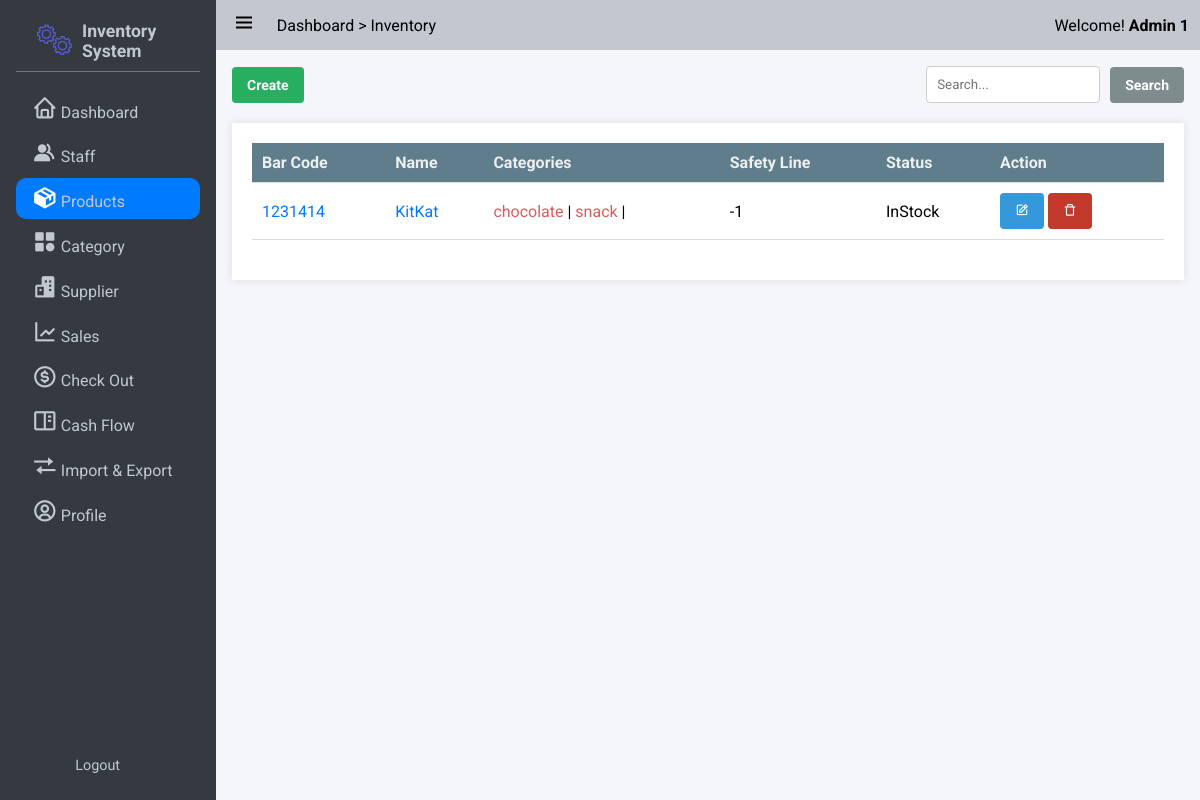
/products/ (signed in), run on the app's committed database.
### app/models/user.py (models this page shows, shortened)
class User(UserMixin,db.Model):
    __tablename__ = 'users'
    id = db.Column(db.Integer, primary_key=True)
    StaffID = db.Column(db.String,unique = True)
    First_Name = db.Column(db.String(100, collation='NOCASE'), nullable=False, server_default='')
    Last_Name = db.Column(db.String(100, collation='NOCASE'), nullable=False, server_default='')
    Email = db.Column(db.String(50), unique=True, nullable=False)
    Password = db.Column(db.String(80), nullable=False)
    pins = db.Column(db.Integer)
    roles = db.relationship('Role', secondary='user_roles')
    active = db.Column('is_active', db.Boolean(), nullable=False, server_default='1')
    Email_Confirmed_At = db.Column(db.DateTime())
    Last_Login = db.Column(db.DateTime())

class Role(db.Model):
    __tablename__ = 'roles'
    id = db.Column(db.Integer(), primary_key=True)
    name = db.Column(db.String(50), unique=True)

### app/models/product.py (models this page shows, shortened)
class Product(db.Model):
    id = db.Column(db.Integer, nullable=False, primary_key=True)
    BarCode = db.Column(db.BigInteger,nullable=False)
    Name = db.Column(db.String, nullable=False)
    Safety_quantity = db.Column(db.Integer,nullable=False)
    Status = db.Column(db.String, nullable=False) # "NotAvailable","OutOfStock","InStock"
    Inventories = db.relationship('Inventory',backref='product',lazy=True)  # Improved loading
    Categories = db.relationship('Category',secondary=product_category, backref=db.backref('products', lazy=True), lazy='subquery')

### app/models/category.py (models this page shows, shortened)
class Category(db.Model):
    id = db.Column(db.Integer, nullable=False, primary_key=True)
    Name = db.Column(db.String, nullable=False)

### app/product/product_routers.py (the view)
@bp.route('/',methods=["GET"])
@login_required
def index():
    page = request.args.get('page', 1, type=int)
    per_page = request.args.get('per_page', 10, type=int)
    query = request.args.get('query','')
    form = CreateProductForm()
    categories = Category.query.all()
    if query:
        products = Product.query.filter(
            db.or_(Product.BarCode.ilike(f'%{query}%'), Product.Name.ilike(f'%{query}%'))
        ).paginate(per_page=per_page, page=page, error_out=True)
    else:
        products = Product.query.paginate(per_page=per_page, page=page, error_out=True)
    categories = Category.query.all()
    return render_template('product/product.html', products=products,categories=categories,form=form)

### app/product/product_routers.py
class CreateProductForm(FlaskForm):
    name = StringField('Name', validators=[InputRequired()])
    barcode = IntegerField('BarCode', validators=[InputRequired()])
    safety_quantity_custom = BooleanField('Custom Set Line')
    safety_quantity = IntegerField('Safety Quantity', validators=[Optional()])
    status = SelectField('Status', choices=[('NotAvailable', 'Not Available'), ('OutOfStock', 'Out of Stock'), ('InStock', 'In Stock')], default='NotAvailable')
    categories = SelectMultipleField('Categories', choices=[], coerce=int)
    def __init__(self, *args, **kwargs):
        super(CreateProductForm, self).__init__(*args, **kwargs)
        self.categories.choices = [(category.id, category.Name) for category in Category.query.all()]

### app/auth.py (called while the page is built)
@login_manager.user_loader
def load_user(user_id):
    return User.query.get(int(user_id))

### app/templates/product/product.html (shortened to what this page needs)
{% extends 'base.html' %}
{% block css_style %}
<link rel="stylesheet" href="{{url_for('static',filename='css/flex.css')}}">
<link rel="stylesheet" href="{{url_for('static',filename='css/grid.css')}}">
<link rel="stylesheet" href="{{url_for('static',filename='css/table.css')}}">
<link rel="stylesheet" href="{{url_for('static',filename='css/form.css')}}">
<link rel="stylesheet" href="{{url_for('static',filename='css/modal.css')}}">
{% endblock %}
{% block nav_inventory %}active{% endblock %}
{% block content %}
<div class="flex flex-between-center">
    <div class="">
        {% for role in current_user.roles if role.name == 'admin' %}
        <button class="button success" onclick="openModal()">Create</button>
        {% endfor %}
    </div>
    <div class="">
        <form action="{{url_for("product.search_product")}}" method="get" class="flex flex-start-center">
            <input type="text" id="" name="query" placeholder="Search..." style="margin: 0 10px 0 0;">
            <button class="button gray" type="submit">Search</button>
        </form>
    </div>
</div>
<div class="table-container ">
    <table class="">
        <thead>
            <tr>
                <th>Bar Code</th>
                <th>Name</th>
                <th>Categories</th>
                <th>Safety Line </th>
                <th>Status </th>
                <th>Action</th>
            </tr>
        </thead>
        <tbody>
            {% for product in products %}
            <tr>
                <form method="POST" action="{{url_for('product.quick_edit',barcode = product.BarCode)}}"
                    style="display: inline-block;">
                    <td>
                        <span><a href="{{url_for('product.get_product',barcode = product.BarCode)}}">{{ product.BarCode
                                }}</a></span>
                    </td>
                    <td>
                        <span><a href="{{url_for('product.get_product',barcode = product.BarCode)}}">{{ product.Name
                                }}</a></span>
                    </td>
                    <td>
                        {{display_categories(product)}}
                    </td>
                    <td>
                        <span>{{ product.Safety_quantity }}</span>
                    </td>
                    <td>
                        <span>{{ product.Status }}</span>
                    </td>
                    <td>
                        <button type="button" class="button info" id="edit" href="javascript:;"><i
                                class='bx bx-edit'></i></button>
                </form>
                {% for role in current_user.roles if role.name == 'admin' %}
                <form method="GET" action="{{ url_for('product.delete_product', id=product.id) }}"
                    style="display: inline-block;">
                    <button id="delete" class="button error" type="submit"
                        onclick="return confirm('Are you sure you want to delete this item? Product will be deleted along with the inventories! ')"><i
                            class='bx bx-trash-alt'></i></button>
                </form>
                {% endfor %}
            </tr>
            {% endfor %}
        </tbody>
    </table>
</div>
{% endblock %}
{% macro display_categories(product) %}
<span>
    {% for category in product.Categories %}
    <a href="{{url_for('product.products_by_category',category_name = category.Name)}}"
        style="text-decoration: none; color: #dd5b5b">
        {{ category.Name }}
    </a>
    |
    {% endfor %}
</span>
{% endmacro %}

### app/templates/base.html (shortened to what this page needs)
<!DOCTYPE html>
<html lang="en">
<head>
    <link rel="stylesheet" href="{{url_for('static',filename='css/button.css')}}">
    <link rel="stylesheet" href="{{url_for('static',filename='css/style.css')}}">
    <link rel="stylesheet" href="{{url_for('static',filename='css/responsive.css')}}">
    <link rel="stylesheet" href="{{url_for('static',filename='css/cards.css')}}">
    <link rel="stylesheet" href="{{url_for('static',filename='css/preloader.css')}}">
    <link href='https://unpkg.com/boxicons@2.1.4/css/boxicons.min.css' rel='stylesheet'>
    {% block css_style %}{% endblock %}
</head>
<body>
    <div class="wrapper">
        <aside class="opened" id="aside">
            <div class="sidebar">
                <div class="brand-items">
                    <div class="brand-logo">
                        <img src="{{url_for('static',filename='/img/gear-loader.gif')}}" alt="" class="brand-img">
                        <h3>Inventory System</h3>
                    </div>
                </div>
                <div class="menu-bar">
                    <div class="menu">
                        <ul class="menu-links">
                            <li class="menu-link {% block nav_dashboard %}{% endblock %}"><i class='nav-icon bx bx-home'></i><a href="{{ url_for('dashboard') }}">Dashboard</a></li>
                            <li class="menu-link {% block nav_staff %}{% endblock %}"><i class='nav-icon bx bxs-group' ></i><a href="{{ url_for('user.index') }}">Staff</a></li>
                            <li class="menu-link {% block nav_inventory %}{% endblock %}"><i class='nav-icon bx bxs-package'></i><a href="{{ url_for('product.index') }}">Products</a></li>
                            <li class="menu-link {% block nav_category %}{% endblock %}"><i class='nav-icon bx bxs-category' ></i><a href="{{ url_for('category.index') }}">Category</a></li>
                            <li class="menu-link {% block nav_supplier %}{% endblock %}"><i class='nav-icon bx bxs-buildings' ></i><a href="{{ url_for('supplier.index') }}">Supplier</a></li>
                            <li class="menu-link {% block nav_report %}{% endblock %}"><i class='nav-icon bx bx-line-chart' ></i><a href="{{ url_for('sale.sales_index') }}">Sales</a></li>
                            <li class="menu-link {% block nav_checkout %}{% endblock %}"><i class='nav-icon bx bx-dollar-circle' ></i><a href="{{ url_for('sale.show_checkout_page') }}">Check Out</a></li>
                            <li class="menu-link {% block nav_cashflow %}{% endblock %}"><i class='nav-icon bx bx-book-content'></i><a href="{{url_for('cashflow.index')}}">Cash Flow</a></li>
                            <li class="menu-link {% block nav_ImExport %}{% endblock %}"><i class='nav-icon bx bx-transfer'></i><a href="{{url_for('main.imexport_overview')}}">Import & Export</a></li>
                            <li class="menu-link {% block nav_profile %}{% endblock %}"><i class='nav-icon bx bx-user-circle'></i><a href="{{url_for('user.get_staff',id=current_user.id)}}">Profile</a></li>
                        </ul>
                    </div>
                    <div class="bottom-content">
                        <li class="menu-link"><a href="{{url_for('auth.logout')}}">Logout</a></li>
                    </div>
                </div>
            </div>
        </aside>
       <div class="main">
            <header class="main-header">
                <div class="left-nav">
                    <div class="menu-burger">
                        <i class='bx bx-menu '></i>
                    </div>
                    <p>Dashboard > Inventory</p>
                </div>
                <div class="right-nav flex flex-center-center">
                    <span>Welcome! <b>{{current_user.Last_Name + ' ' + current_user.First_Name}}</b></span>
                </div>
            </header>
            <div class="main-container">
                    {% block content %} {% endblock %}
            </div>
        </div>
    </div>
    </body>
    </html>

### app/static/css/button.css (style rules this page uses)
:root { --primary-color: #3498db; --secondary-color: #2ecc71; --accent-color: #e74c3c; --background-color: #ecf0f1; --link-color: #2980b9; --border-color: #bdc3c7; --success-color: #27ae60; --warning-color: #f39c12; --error-color: #c0392b; --info-color: #3498db; --dark-color: #34495e; --light-color: #ecf0f1; --gray-color: #7f8c8d; --purple-color: #9b59b6; --pink-color: #e91e63; --teal-color: #009688; --orange-color: #e67e22; --brown-color: #795548; --cyan-color: #00bcd4; --indigo-color: #3f51b5; --lime-color: #cddc39; --amber-color: #ffc107; --deep-purple-color: #673ab7; --deep-orange-color: #ff5722; --light-green-color: #8bc34a; --blue-gray-color: #607d8b; --yellow-color: #ffeb3b; }
.button { display: inline-block; padding: 10px 15px; font-size: 14px; font-weight: bold; text-align: center; text-decoration: none; color: #fff; border: none; border-radius: 4px; cursor: pointer; transition: background-color 0.3s ease; }
.success { background-color: var(--success-color); color: #fff; }
.error { background-color: var(--error-color); color: #fff; }
.info { background-color: var(--info-color); color: #fff; }
.gray { background-color: var(--gray-color); color: #fff; }

### app/static/css/style.css (style rules this page uses)
:root { --text-color:#212529; --text-color-grey:#c2c7d0; --text-color-dark-grey:#898989; --main-color:#007bff; --main-color-hover:#228dff; --second-color:; --second-color-hover:; --white-color:#fff; --bg-color-dark:#343a40; --bg-color-second-light:#dee2e6; --bg-color-light:#f4f6f9; --toggle-color:#ddd; --red-color:#dc3545; --dark-yellow-color:#ffc107; --yellow-color:#ffc107; --sidebar-width:18%; }
* { font-family: 'Roboto', sans-serif; margin: 0; padding: 0; box-sizing: border-box; scrollbar-width: none; }
a { text-decoration: none; color: var(--main-color); }
ul,li { list-style: none; }
img { width: 100%; object-fit: cover; }
body { width: 100vw; height: 100vh; background: #e9ecef; position: relative; }
.wrapper { height: 100vh; width: 100vw; display: flex; overflow: hidden; }
input { padding: 10px; box-sizing: border-box; border: 1px solid #ccc; border-radius: 4px; }
aside { position: relative; width: 15px; height: 100vh; background: var(--bg-color-dark); transition: margin-left .3s ease-in-out .3s ease-in-out; overflow-x: hidden; overflow-y: hidden; z-index: 999; color: var(--text-color-grey); transition:width 0.3s linear; }
aside.opened { width: var(--sidebar-width); }
.sidebar { padding: 0.625rem 1rem; height: 100%; }
.sidebar li { margin-bottom: .2rem; padding: .5rem 1rem; align-items: flex-end; display: flex; border-radius: 10px; }
.brand-items { display: flex; align-items: center; justify-content: space-between; padding: 0.5rem 1rem; border-bottom: rgba(255, 255, 255, 0.3) 1px solid ; }
.brand-items img { width: 50px; object-fit: cover; padding: 0 5px 0 0; }
.brand-logo { display: flex; align-items: center; }
.brand-logo h3 { font-size: 1.1rem; }
.menu-bar { height: calc(100% - 4rem); display: flex; flex-direction: column; justify-content: space-between; }
.menu-links { margin-top: 1rem; }
.menu-link.active { background: var(--main-color); color: var(--white-color); transition: .05s ease-in-out .03s; }
.menu-link .nav-icon { text-align: center; margin-right: .2rem; font-size: 1.6rem; width: 1.6rem; }
.menu-link a { color: var(--text-color-grey); }
.bottom-content { display: flex; align-items: center; justify-content: space-between; flex-wrap: nowrap; padding: .2em 1em; font-size: 0.9rem; }
.main { width: calc(100% - var(--sidebar-width)); height: 100%; background: var(--bg-color-light); transition: width .3s ease-in; }
.main-header { position: relative; padding: .7rem .7rem; display: flex; justify-content: space-between; background: var(--text-color-grey); }
.left-nav { display: flex; align-items: center; }
.menu-burger { font-size: 1.8rem; }
.left-nav .menu-burger { padding: 0 0.3rem; margin-right: 1rem; font-size: 1.5rem; cursor: pointer; }
.main-container { padding: 1rem 1rem 4rem 1rem; overflow: scroll; height: 100%; }

### app/static/css/flex.css (style rules this page uses)
.flex { display: flex; }
.flex-start-center { justify-content: flex-start; align-items: center; }
.flex-center-center { justify-content: center; align-items: center; }
.flex-between-center { justify-content: space-between; align-items: center; }

### data on the page
User: Last_Name+First_Name "Admin 1"
Product: BarCode "1231414", Name "KitKat", Safety_quantity "-1", Status "InStock"
Category: Name "chocolate"
Category: Name "snack"
